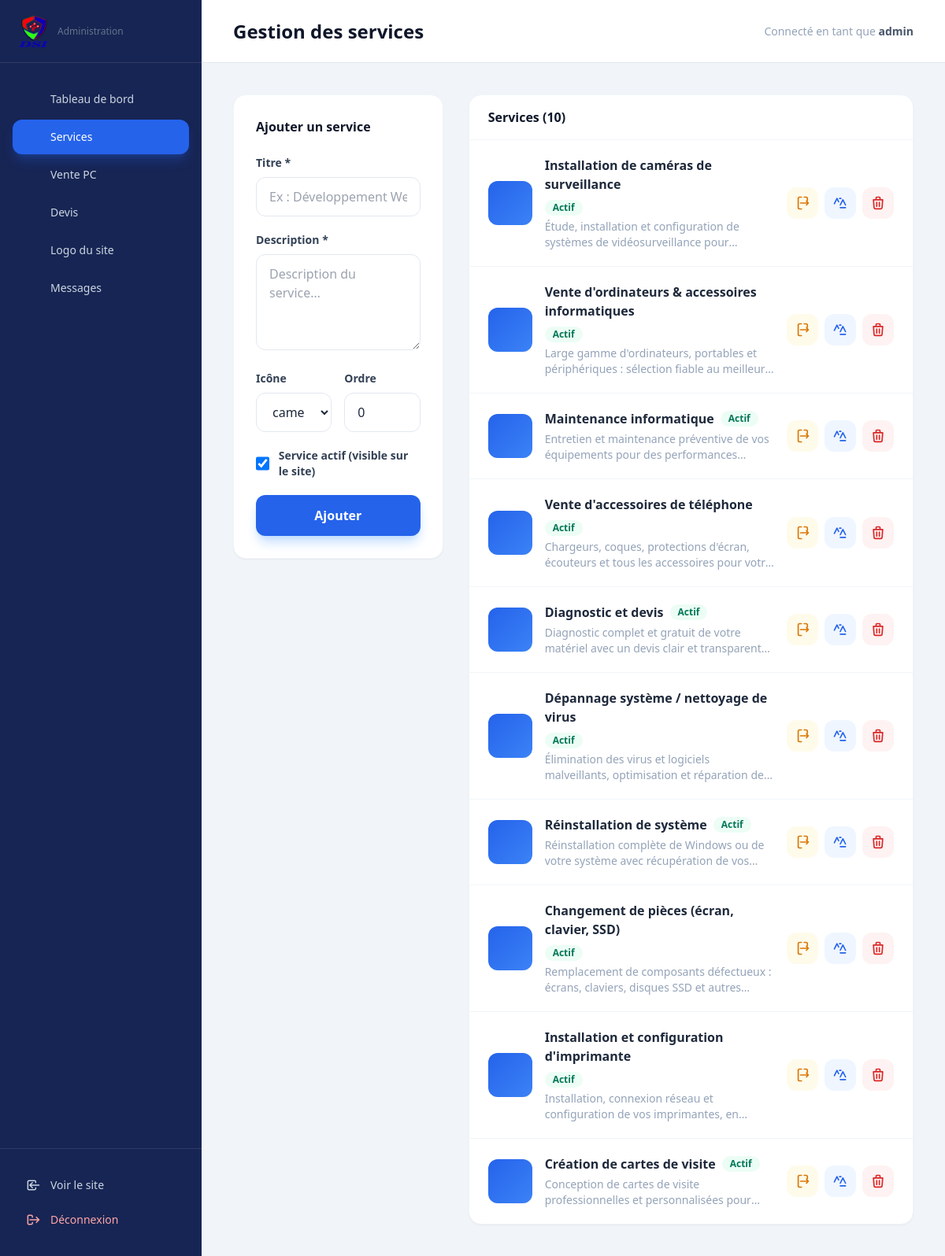
The app's page /admin/services.php (signed in) with its own data.
### tables this page shows
CREATE TABLE IF NOT EXISTS services (
    id INT AUTO_INCREMENT PRIMARY KEY,
    titre VARCHAR(150) NOT NULL,
    description TEXT NOT NULL,
    image VARCHAR(255) DEFAULT 'assets/img/service-1.jpg',
    icone VARCHAR(50) DEFAULT 'code',
    actif TINYINT(1) NOT NULL DEFAULT 1,
    ordre_affichage INT NOT NULL DEFAULT 0,
    cree_le TIMESTAMP DEFAULT CURRENT_TIMESTAMP
);

### includes/config.php (called while the page is built, shortened)
<?php
function db(): PDO
{
    static $pdo = null;
    if ($pdo === null) {
        try {
            $pdo = new PDO(
                'mysql:host=' . DB_HOST . ';dbname=' . DB_NAME . ';charset=utf8mb4',
                DB_USER,
                DB_PASS,
                [
                    PDO::ATTR_ERRMODE            => PDO::ERRMODE_EXCEPTION,
                    PDO::ATTR_DEFAULT_FETCH_MODE => PDO::FETCH_ASSOC,
                    PDO::ATTR_EMULATE_PREPARES   => false,
                ]
            );
        } catch (PDOException $e) {
            http_response_code(500);
            die('Erreur de connexion à la base de données. Vérifiez le fichier includes/config.php.');
        }
    }
    return $pdo;
}

### admin/services.php (the view, shortened to what this page needs)
<?php
$icones_disponibles = ['camera', 'laptop', 'wrench', 'phone', 'clipboard', 'shield', 'disk', 'cpu', 'printer', 'card', 'code', 'network', 'lightbulb', 'headset', 'cloud', 'database'];
$services  = get_services(true);
$en_edition = null;
require __DIR__ . '/entete.php';
?>
<div class="grid lg:grid-cols-3 gap-8 items-start">
    <section class="lg:col-span-1 bg-white rounded-2xl shadow-sm border border-slate-100 p-7">
        <h2 class="font-bold text-slate-900 mb-6"><?= $en_edition ? 'Modifier le service' : 'Ajouter un service' ?></h2>
        <form method="post" action="services.php" class="space-y-5">
            <div>
                <label for="titre" class="block text-sm font-semibold text-slate-700 mb-2">Titre *</label>
                <input type="text" id="titre" name="titre" required maxlength="150"
                       value="<?= e($en_edition['titre'] ?? '') ?>"
                       class="w-full rounded-xl border border-slate-200 px-4 py-3 focus:outline-none focus:ring-2 focus:ring-dsi-500 focus:border-dsi-500 transition"
                       placeholder="Ex : Développement Web">
            </div>
            <div>
                <label for="description" class="block text-sm font-semibold text-slate-700 mb-2">Description *</label>
                <textarea id="description" name="description" required rows="4"
                          class="w-full rounded-xl border border-slate-200 px-4 py-3 focus:outline-none focus:ring-2 focus:ring-dsi-500 focus:border-dsi-500 transition resize-y"
                          placeholder="Description du service…"><?= e($en_edition['description'] ?? '') ?></textarea>
            </div>
            <div class="grid grid-cols-2 gap-4">
                <div>
                    <label for="icone" class="block text-sm font-semibold text-slate-700 mb-2">Icône</label>
                    <select id="icone" name="icone"
                            class="w-full rounded-xl border border-slate-200 px-4 py-3 focus:outline-none focus:ring-2 focus:ring-dsi-500 transition bg-white">
                        <?php foreach ($icones_disponibles as $ic): ?>
                        <option value="<?= e($ic) ?>" <?= ($en_edition['icone'] ?? '') === $ic ? 'selected' : '' ?>><?= e($ic) ?></option>
                        <?php endforeach; ?>
                    </select>
                </div>
                <div>
                    <label for="ordre" class="block text-sm font-semibold text-slate-700 mb-2">Ordre</label>
                    <input type="number" id="ordre" name="ordre_affichage" min="0"
                           value="<?= (int) ($en_edition['ordre_affichage'] ?? 0) ?>"
                           class="w-full rounded-xl border border-slate-200 px-4 py-3 focus:outline-none focus:ring-2 focus:ring-dsi-500 transition">
                </div>
            </div>
            <label class="flex items-center gap-3 cursor-pointer">
                <input type="checkbox" name="actif" <?= ($en_edition['actif'] ?? 1) ? 'checked' : '' ?>
                       class="w-5 h-5 rounded border-slate-300 text-dsi-600 focus:ring-dsi-500">
                <span class="text-sm font-semibold text-slate-700">Service actif (visible sur le site)</span>
            </label>
            <div class="flex gap-3">
                <button type="submit"
                        class="flex-1 bg-dsi-600 hover:bg-dsi-500 text-white font-semibold py-3.5 rounded-xl transition shadow-lg shadow-dsi-200">
                    <?= $en_edition ? 'Enregistrer' : 'Ajouter' ?>
                </button>
            </div>
        </form>
    </section>
    <section class="lg:col-span-2 bg-white rounded-2xl shadow-sm border border-slate-100 overflow-hidden">
        <header class="px-6 py-4 border-b border-slate-100">
            <h2 class="font-bold text-slate-900">Services (<?= count($services) ?>)</h2>
        </header>
        <ul class="divide-y divide-slate-100">
            <?php foreach ($services as $srv): ?>
            <li class="px-6 py-5 flex flex-col sm:flex-row sm:items-center gap-4">
                <span class="w-14 h-14 rounded-xl bg-gradient-to-br from-dsi-600 to-dsi-500 text-white flex items-center justify-center shrink-0 [&_svg]:w-7 [&_svg]:h-7">
                    <?= icone_svg($srv['icone']) ?>
                </span>
                <div class="min-w-0 flex-1">
                    <div class="flex items-center gap-2 flex-wrap">
                        <p class="font-bold text-slate-800"><?= e($srv['titre']) ?></p>
                        <span class="px-2.5 py-0.5 rounded-full text-xs font-semibold
                            <?= $srv['actif'] ? 'bg-emerald-50 text-emerald-700' : 'bg-slate-100 text-slate-500' ?>">
                            <?= $srv['actif'] ? 'Actif' : 'Inactif' ?>
                        </span>
                    </div>
                    <p class="text-sm text-slate-400 mt-1 line-clamp-2"><?= e($srv['description']) ?></p>
                </div>
                <div class="flex items-center gap-2 shrink-0">
                    <form method="post" action="services.php">
                        <button type="submit" title="<?= $srv['actif'] ? 'Désactiver' : 'Activer' ?>"
                                class="w-10 h-10 rounded-xl flex items-center justify-center transition
                                <?= $srv['actif'] ? 'bg-amber-50 text-amber-600 hover:bg-amber-100' : 'bg-emerald-50 text-emerald-600 hover:bg-emerald-100' ?>">
                            <svg class="w-5 h-5" fill="none" stroke="currentColor" stroke-width="2" viewBox="0 0 24 24">
                                <?php if ($srv['actif']): ?>
                                <path stroke-linecap="round" d="M10.5 21h-3a2 2 0 0 1-2-2V5a2 2 0 0 1 2-2h3m4 0h3a2 2 0 0 1 2 2v3M9 12h12m-3-3l3 3-3 3" stroke-linejoin="round"/>
                                <?php else: ?>
                                <path stroke-linecap="round" stroke-linejoin="round" d="M13 10V3L4 14h7v7l9-11h-7z"/>
                                <?php endif; ?>
                            </svg>
                        </button>
                    </form>
                    <a href="services.php?modifier=<?= (int) $srv['id'] ?>" title="Modifier"
                       class="w-10 h-10 rounded-xl bg-dsi-50 text-dsi-600 hover:bg-dsi-100 flex items-center justify-center transition">
                        <svg class="w-5 h-5" fill="none" stroke="currentColor" stroke-width="2" viewBox="0 0 24 24"><path stroke-linecap="round" stroke-linejoin="round" d="M11 5h2m-1 14h8m-8-4l4-8 4 8M3 13l4-8 2.5 5"/></svg>
                    </a>
                    <form method="post" action="services.php" class="confirmation-suppression"
                          data-message="Supprimer définitivement « <?= e($srv['titre']) ?> » ?">
                        <button type="submit" title="Supprimer"
                                class="w-10 h-10 rounded-xl bg-red-50 text-red-600 hover:bg-red-100 flex items-center justify-center transition">
                            <svg class="w-5 h-5" fill="none" stroke="currentColor" stroke-width="2" viewBox="0 0 24 24"><path stroke-linecap="round" stroke-linejoin="round" d="M19 7l-.9 12a2 2 0 0 1-2 1.9H7.9a2 2 0 0 1-2-1.9L5 7m5 4v6m4-6v6m1-10V4a1 1 0 0 0-1-1h-4a1 1 0 0 0-1 1v3m-4 0h14"/></svg>
                        </button>
                    </form>
                </div>
            </li>
            <?php endforeach; ?>
        </ul>
    </section>
</div>
<?php require __DIR__ . '/pied.php'; ?>

### includes/functions.php (shortened to what this page needs)
<?php
require_once __DIR__ . '/config.php';
function e(?string $valeur): string
{
    return htmlspecialchars((string) $valeur, ENT_QUOTES, 'UTF-8');
}
function get_services(bool $tous = false): array
{
    $sql = 'SELECT * FROM services';
    $sql .= ' ORDER BY ordre_affichage ASC, id ASC';
    $stmt = db()->query($sql);
    return $stmt->fetchAll();
}
function icone_svg(string $nom): string
{
    $icones = [
        'code'      => '<path d="M16 18l6-6-6-6M8 6l-6 6 6 6"/>',
        'wrench'    => '<path d="M14.7 6.3a4.5 4.5 0 0 0-6 6L3 18l3 3 5.7-5.7a4.5 4.5 0 0 0 6-6L14 13l-3-3 3.7-3.7z"/>',
        'network'   => '<circle cx="12" cy="5" r="3"/><circle cx="5" cy="19" r="3"/><circle cx="19" cy="19" r="3"/><path d="M12 8v4m0 0l-5.5 4.5M12 12l5.5 4.5"/>',
        'shield'    => '<path d="M12 3l8 4v5c0 5-3.5 8-8 9-4.5-1-8-4-8-9V7l8-4z"/><path d="M9 12l2 2 4-4"/>',
        'lightbulb' => '<path d="M9 18h6M10 22h4M12 2a7 7 0 0 1 4 12.7c-.6.5-1 1.4-1 2.3h-6c0-.9-.4-1.8-1-2.3A7 7 0 0 1 12 2z"/>',
        'headset'   => '<path d="M4 13a8 8 0 0 1 16 0"/><rect x="2" y="13" width="4" height="7" rx="2"/><rect x="18" y="13" width="4" height="7" rx="2"/><path d="M20 20a4 4 0 0 1-4 3h-3"/>',
        'cloud'     => '<path d="M17.5 19a4.5 4.5 0 0 0 .4-9A7 7 0 0 0 4.3 12.5 3.5 3.5 0 0 0 6 19h11.5z"/>',
        'database'  => '<ellipse cx="12" cy="5" rx="8" ry="3"/><path d="M4 5v14c0 1.7 3.6 3 8 3s8-1.3 8-3V5"/><path d="M4 12c0 1.7 3.6 3 8 3s8-1.3 8-3"/>',
        'camera'    => '<path d="M15 10l6-3v10l-6-3"/><rect x="2" y="6" width="13" height="12" rx="2"/>',
        'laptop'    => '<rect x="4" y="5" width="16" height="11" rx="2"/><path d="M2 19h20"/>',
        'phone'     => '<rect x="7" y="2" width="10" height="20" rx="2"/><path d="M11 18h2"/>',
        'clipboard' => '<rect x="6" y="4" width="12" height="17" rx="2"/><path d="M9 4a3 3 0 0 1 6 0M9 11h6M9 15h4"/>',
        'disk'      => '<circle cx="12" cy="12" r="9"/><circle cx="12" cy="12" r="2.5"/><path d="M12 3v6.5M12 14.5V21"/>',
        'cpu'       => '<rect x="6" y="6" width="12" height="12" rx="2"/><rect x="10" y="10" width="4" height="4"/><path d="M9 3v3M15 3v3M9 18v3M15 18v3M3 9h3M3 15h3M18 9h3M18 15h3"/>',
        'printer'   => '<path d="M7 8V3h10v5"/><rect x="4" y="8" width="16" height="8" rx="2"/><path d="M7 13h10v8H7z"/>',
        'card'      => '<rect x="2" y="5" width="20" height="14" rx="2"/><path d="M2 10h20M6 15h5"/>',
    ];
    $chemin = $icones[$nom] ?? $icones['code'];
    return '<svg xmlns="http://www.w3.org/2000/svg" fill="none" viewBox="0 0 24 24" stroke-width="1.8" stroke="currentColor" class="w-7 h-7">' . $chemin . '</svg>';
}

### records on screen
services: titre "Installation de caméras de surveillance", actif "Actif", description "Étude, installation et configuration de systèmes de vidéosurveillance…"
services: titre "Vente d'ordinateurs & accessoires informatiques", actif "Actif", description "Large gamme d'ordinateurs, portables et périphériques : sélection fiable au…"
services: titre "Maintenance informatique", actif "Actif", description "Entretien et maintenance préventive de vos équipements pour des…"
services: titre "Vente d'accessoires de téléphone", actif "Actif", description "Chargeurs, coques, protections d'écran, écouteurs et tous les accessoires pour…"
services: titre "Diagnostic et devis", actif "Actif", description "Diagnostic complet et gratuit de votre matériel avec un devis clair et…"
services: titre "Dépannage système / nettoyage de virus", actif "Actif", description "Élimination des virus et logiciels malveillants, optimisation et réparation…"
services: titre "Réinstallation de système", actif "Actif", description "Réinstallation complète de Windows ou de votre système avec récupération de…"
services: titre "Changement de pièces (écran, clavier, SSD)", actif "Actif", description "Remplacement de composants défectueux : écrans, claviers, disques SSD et…"
services: titre "Installation et configuration d'imprimante", actif "Actif", description "Installation, connexion réseau et configuration de vos imprimantes,…"
services: titre "Création de cartes de visite", actif "Actif", description "Conception de cartes de visite professionnelles et personnalisées…"

### other values on screen
$libelle "Tableau de bord"
$libelle "Services"
$libelle "Vente PC"
$libelle "Devis"
$libelle "Logo du site"
$libelle "Messages"
$titre_admin "Gestion des services"
$_SESSION['admin_nom'] "admin"
count($services) "10"
form field icone "camera"
